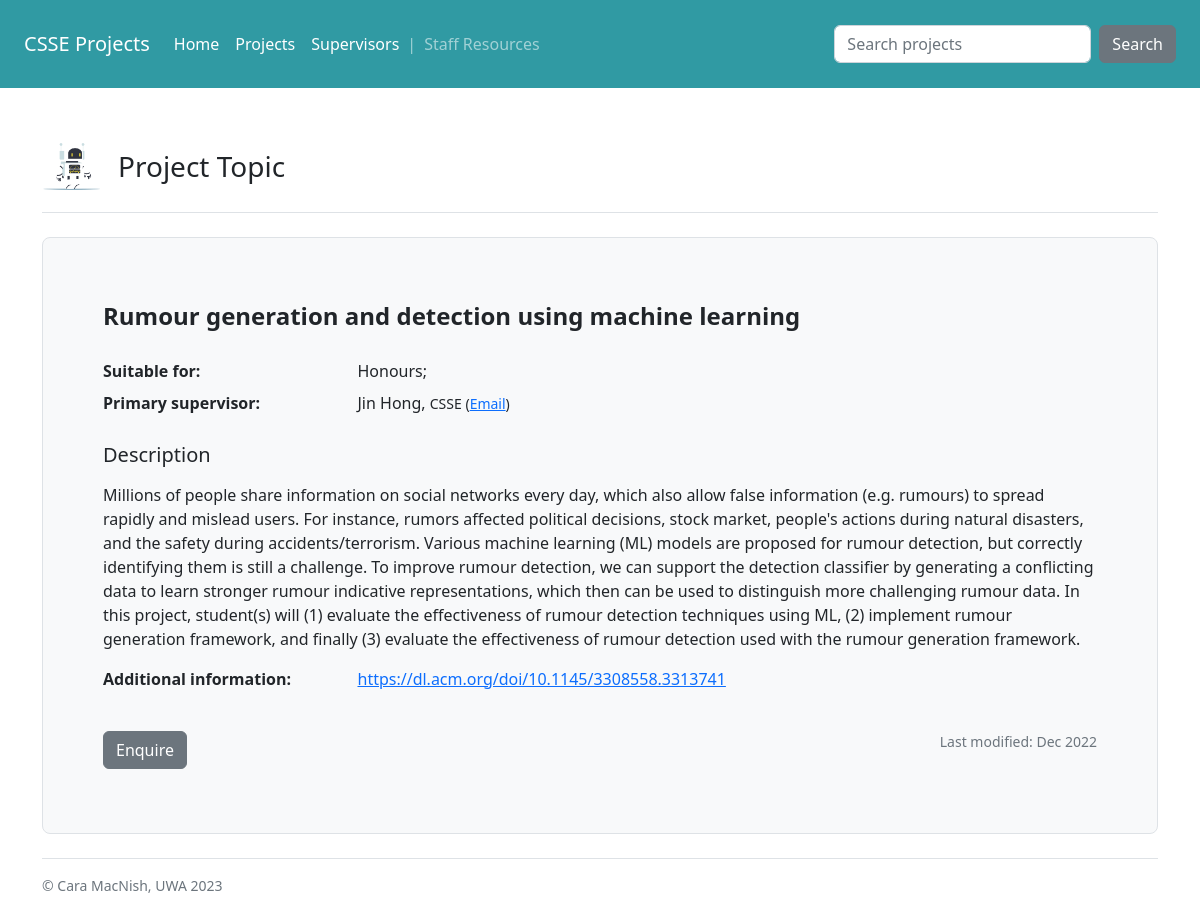
/projects/index/4/, run on an earlier commit of the app's database.
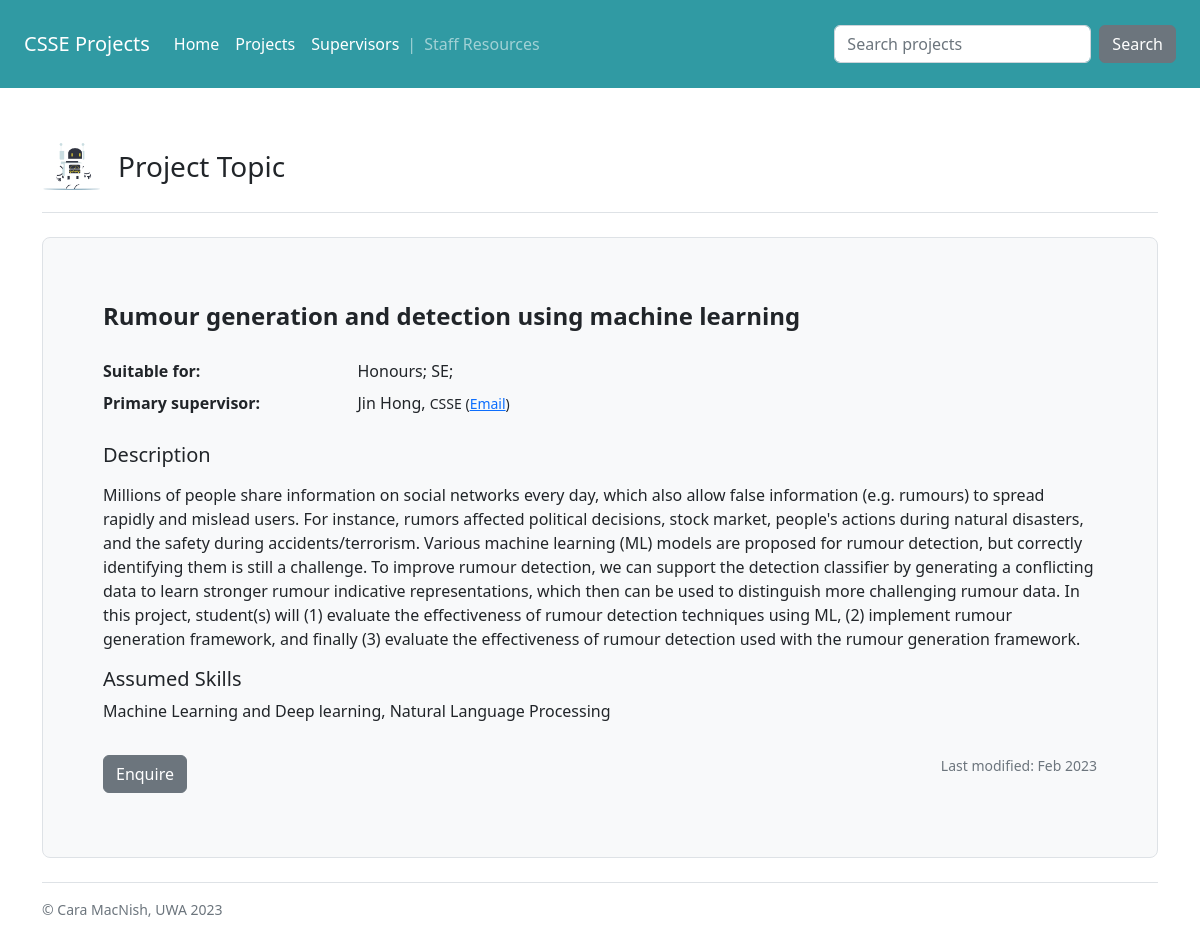
And on a later commit of the database.
### projects/models.py (models this page shows, shortened)
class Project(models.Model):
    SUITABILITY_CHOICES = [
        ('Honours', 'Honours (incl. BSc, BPhil, BACS)'),
        ('MDS', 'Master of Data Science'),
        ('SE', 'Software Engineering'),
        ('OTHER', 'Other')
    ]
    title = models.CharField("Topic Title", max_length=200)
    description = models.TextField("Description")
    short = models.TextField("Short Description", blank=True)
    skills = models.CharField("Skills", max_length=200, blank=True)
    honours = models.BooleanField("Suitable for Honours", default=True)
    mds = models.BooleanField("Suitable for MDS", default=True)
    se = models.BooleanField("Suitable for Software Engineering", default=True)
    engineering = models.BooleanField("Suitable for General Engineering", default=False) # not used
    other = models.CharField("Other (please specify)", max_length=100, blank=True)
    numstudents = models.CharField("Number of Students", max_length=20, blank=True)
    primary = models.ForeignKey(Supervisor, on_delete=models.CASCADE, related_name="primary", verbose_name="Primary Supervisor", null = True)
    cosupervisor = models.ForeignKey(Supervisor, on_delete=models.CASCADE, verbose_name="Co-Supervisor", null = True, blank=True)
    external = models.TextField("External Supervisors/Mentors/Sponsors", blank=True)
    link = models.URLField("Research Link", blank = True)
    references = models.TextField("Sample References", blank=True)
    created = models.DateField("Date Created", auto_now_add = True)
    modified = models.DateField("Last Modified", auto_now = True)
    current_date = models.DateField("Current Date", default = date.today)
    visible = models.BooleanField(default=True)

class Supervisor(models.Model):
    firstname = models.CharField("First name", max_length=30)
    lastname = models.CharField("Last name", max_length=30)
    department = models.CharField("Department or School", max_length=50)
    email = models.EmailField("Email")
    web = models.URLField("Web link", blank=True)
    interests = models.TextField("Research interests", blank=True)
    class Meta:
        ordering = ['lastname', 'firstname']
    def __str__(self):
        return self.firstname +  " " + self.lastname

### projects/views.py (the view)
# urls.py: path("projects/index/", views.all_projects, name = "project-list"),
def project(request, id):
    proj = Project.objects.get(pk=id)
    return render(request, "projects/project.html", {"project": proj} )

### projects/templatetags/markdown_extras.py (called while the page is built)
@register.filter()
@stringfilter
def markdown(value):
    return md.markdown(value, extensions=['markdown.extensions.fenced_code'])

### projects/templates/projects/project.html (shortened to what this page needs)
{% extends 'projects/base.html' %}
{% load markdown_extras %}
{% block content %}
<main>
    {% include "projects/header.html" with title="Project Topic" %}
    <div class="p-5 mb-2 bg-light border rounded-3">
        <div class="container-fluid py-3">
            <h4 class="fw-bold">{{ project.title }}</h4>
            <div class="container-fluid py-1 px-0">
                <dl class="row mt-3 mb-3">
                    <dt class="col-md-4 col-lg-3 col-xxl-2">Suitable for:</dt>
                    <dd class="col-md-8 col-lg-9 col-xxl-10">
                        {% if project.honours %} Honours; {% endif %}
                        {% if project.se %} SE; {% endif %}
                    </dd>
                    <dt class="col-md-4 col-lg-3 col-xxl-2">Primary supervisor:</dt>
                    <dd class="col-md-8 col-lg-9 col-xxl-10">
                        {{ project.primary }},
                        <small> {{ project.primary.department }}
                            (<a href=mailto:{{ project.primary.email }}>Email</a>)
                        </small>
                    </dd>
                </dl>
            </div>
            <h5>Description</h5>
            <p class="col-md-8">{{ project.description | markdown | safe }}</p>
            {% if project.skills %}
            <h5>Assumed Skills</h5>
            <p class="col-md-8">{{ project.skills }}</p>
            {% endif %}
            {% if project.link %}
                <dl class="row mt-3 mb-3">
                    <dt class="col-md-5 col-lg-3 col-xxl-3">Additional information:</dt>
                    <dd class="col-md-7 col-lg-9 col-xxl-19"><a href="{{ project.link }}">{{ project.link }}</a></dd>
                </dl>
            {% endif %}
            <p>
            <div class="d-flex justify-content-between pt-3">
                <a href="mailto:{{ project.primary.email }}?subject=Enquiry: {{ project.title}}" class="btn btn-secondary">Enquire</a>
                <div class="float-right text-muted small">Last modified: {{ project.current_date|date:"M Y" }}</div>
            </div>
        </div>
    </div>
    {% include "projects/footer.html" %}
</main>
{% endblock %}

What changed in the data, as far as the page shows it:
changed Project "Rumour generation and detection using machine learning": skills (not shown) → "Machine Learning and Deep learning, Natural Language Processing"; current_date "Dec 2022" → "Feb 2023"; link "https://dl.acm.org/doi/10.1145/3308558.3313741" → (not shown)
Also different on the page:
text no longer shown: "Additional information:"
text now shown: "SE; Assumed Skills"
